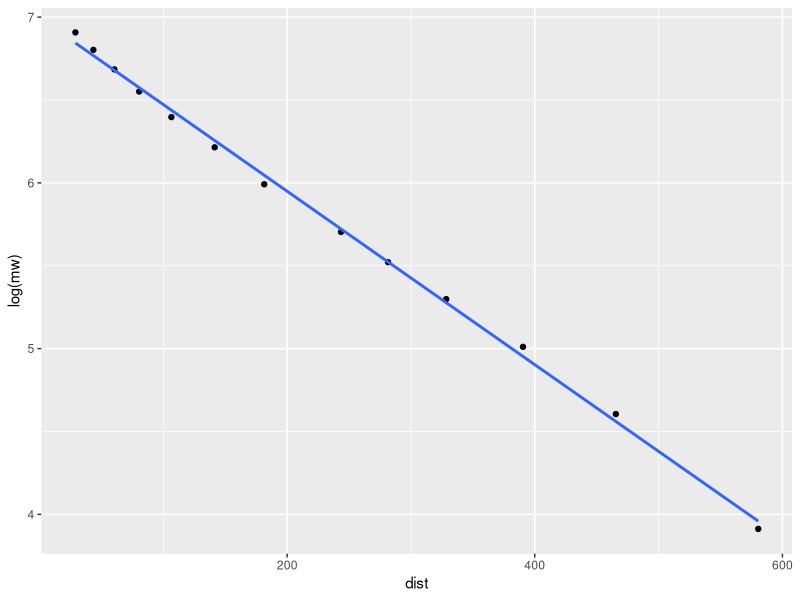

This chart was generated by the following R code:
## ---- chunk 1
# Create a data frame of known distances and molecular weights
ladder <- data.frame(dist = c(29, 43.5, 60.5,
                              80.5,	106.5,	141.5,	
                              181.5,	243.5,	281.5,
                              328.5,	390.5, 	465.5,	580.5), 
                     mw = c(1000, 900, 800, 
                            700, 600, 500,
                            400, 300, 250, 
                            200, 150, 100, 50))
            

# Create a new data frame of unknowns
unknown <- data.frame(dist = c(470.5,	391.5,	528.5,
                               421.5,	507.5))


## ---- chunk 2
library(tidyverse)

ladder %>%
        ggplot(aes(dist, log(mw))) + geom_point() + geom_smooth(method = "lm", se = FALSE)

## ---- chunk 3
# Fit the model
cal <- lm(log(mw) ~ dist, data = ladder)

# Check model performance, R^2 should be ~ 1.
summary(cal)
## ---- chunk 4
preds <- exp(predict(cal, newdata = unknown) )
